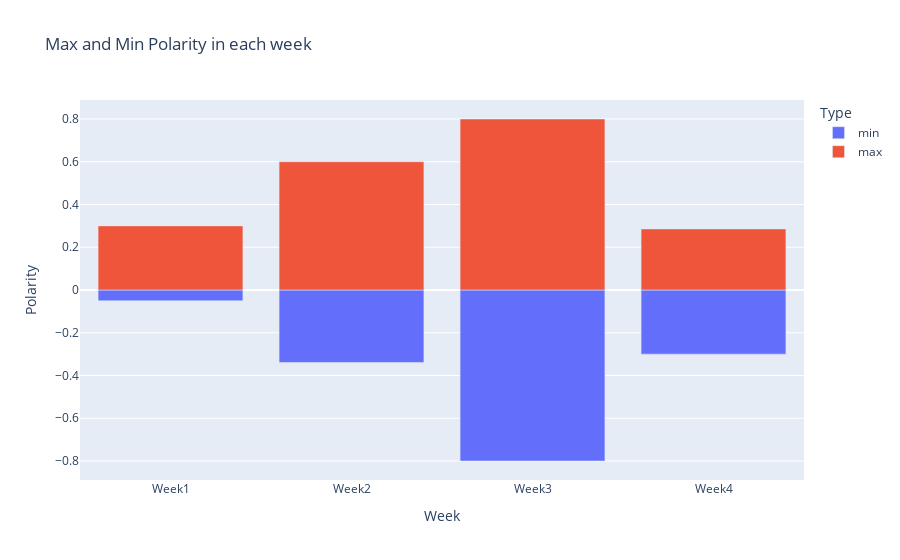

Source (notebook cell):
### Code cell
fig = px.bar(combined_df1, x="Week", y="Polarity", color='Type', title='Max and Min Polarity in each week')
fig.show()

### Figure 1 — Plotly figure (JSON) as saved in the notebook; plotly's stock layout.template omitted (floating-point values rounded to 4 significant figures)
{"data": [{"alignmentgroup": "True", "hovertemplate": "Type=min<br>Week=%{x}<br>Polarity=%{y}<extra></extra>", "legendgroup": "min", "marker": {"color": "#636efa", "pattern": {"shape": ""}}, "name": "min", "offsetgroup": "min", "orientation": "v", "showlegend": true, "textposition": "auto", "type": "bar", "x": ["Week1", "Week2", "Week3", "Week4"], "xaxis": "x", "y": [-0.0506, -0.3389, -0.8, -0.3], "yaxis": "y"}, {"alignmentgroup": "True", "hovertemplate": "Type=max<br>Week=%{x}<br>Polarity=%{y}<extra></extra>", "legendgroup": "max", "marker": {"color": "#EF553B", "pattern": {"shape": ""}}, "name": "max", "offsetgroup": "max", "orientation": "v", "showlegend": true, "textposition": "auto", "type": "bar", "x": ["Week1", "Week2", "Week3", "Week4"], "xaxis": "x", "y": [0.3, 0.6, 0.8, 0.2857], "yaxis": "y"}], "layout": {"barmode": "relative", "legend": {"title": {"text": "Type"}, "tracegroupgap": 0}, "title": {"text": "Max and Min Polarity in each week"}, "xaxis": {"anchor": "y", "domain": [0, 1], "title": {"text": "Week"}}, "yaxis": {"anchor": "x", "domain": [0, 1], "title": {"text": "Polarity"}}}}
